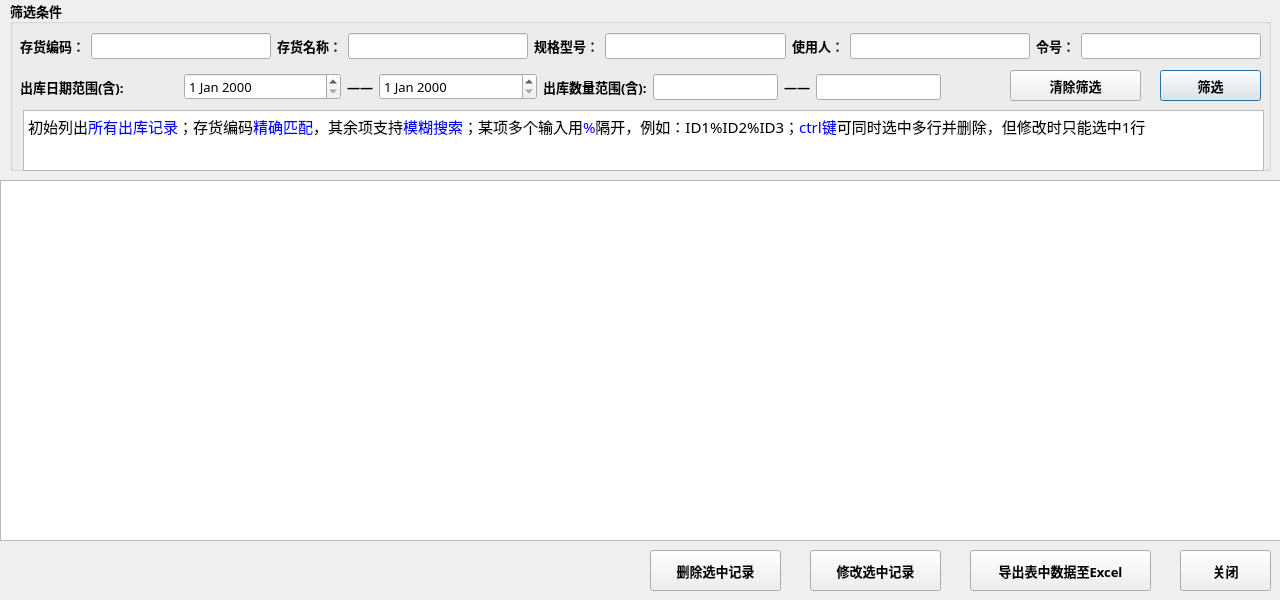
<?xml version="1.0" encoding="UTF-8"?>
<ui version="4.0">
 <class>out_info</class>
 <widget class="QDialog" name="out_info">
  <property name="geometry">
   <rect>
    <x>0</x>
    <y>0</y>
    <width>1280</width>
    <height>600</height>
   </rect>
  </property>
  <property name="windowTitle">
   <string>出库信息管理</string>
  </property>
  <widget class="QTableView" name="tableView">
   <property name="geometry">
    <rect>
     <x>0</x>
     <y>180</y>
     <width>1281</width>
     <height>361</height>
    </rect>
   </property>
  </widget>
  <widget class="QGroupBox" name="groupBox">
   <property name="geometry">
    <rect>
     <x>10</x>
     <y>0</y>
     <width>1261</width>
     <height>171</height>
    </rect>
   </property>
   <property name="font">
    <font>
     <family>微软雅黑</family>
     <pointsize>10</pointsize>
     <weight>75</weight>
     <bold>true</bold>
    </font>
   </property>
   <property name="title">
    <string>筛选条件</string>
   </property>
   <widget class="QWidget" name="horizontalLayoutWidget">
    <property name="geometry">
     <rect>
      <x>10</x>
      <y>30</y>
      <width>1241</width>
      <height>32</height>
     </rect>
    </property>
    <layout class="QHBoxLayout" name="horizontalLayout">
     <item>
      <widget class="QLabel" name="label">
       <property name="text">
        <string>存货编码：</string>
       </property>
      </widget>
     </item>
     <item>
      <widget class="QLineEdit" name="id">
       <property name="font">
        <font>
         <weight>50</weight>
         <bold>false</bold>
        </font>
       </property>
      </widget>
     </item>
     <item>
      <widget class="QLabel" name="label_2">
       <property name="text">
        <string>存货名称：</string>
       </property>
      </widget>
     </item>
     <item>
      <widget class="QLineEdit" name="name">
       <property name="font">
        <font>
         <weight>50</weight>
         <bold>false</bold>
        </font>
       </property>
      </widget>
     </item>
     <item>
      <widget class="QLabel" name="label_9">
       <property name="text">
        <string>规格型号：</string>
       </property>
      </widget>
     </item>
     <item>
      <widget class="QLineEdit" name="spec_lineEdit">
       <property name="font">
        <font>
         <weight>50</weight>
         <bold>false</bold>
        </font>
       </property>
      </widget>
     </item>
     <item>
      <widget class="QLabel" name="label_7">
       <property name="text">
        <string>使用人：</string>
       </property>
      </widget>
     </item>
     <item>
      <widget class="QLineEdit" name="user_lineEdit">
       <property name="font">
        <font>
         <weight>50</weight>
         <bold>false</bold>
        </font>
       </property>
      </widget>
     </item>
     <item>
      <widget class="QLabel" name="label_8">
       <property name="text">
        <string>令号：</string>
       </property>
      </widget>
     </item>
     <item>
      <widget class="QLineEdit" name="agree_lineEdit">
       <property name="font">
        <font>
         <weight>50</weight>
         <bold>false</bold>
        </font>
       </property>
      </widget>
     </item>
    </layout>
   </widget>
   <widget class="QWidget" name="horizontalLayoutWidget_2">
    <property name="geometry">
     <rect>
      <x>10</x>
      <y>71</y>
      <width>921</width>
      <height>32</height>
     </rect>
    </property>
    <layout class="QHBoxLayout" name="horizontalLayout_2" stretch="10,10,1,10,0,0,0,0">
     <item>
      <widget class="QLabel" name="label_3">
       <property name="text">
        <string>出库日期范围(含):</string>
       </property>
      </widget>
     </item>
     <item>
      <widget class="QDateEdit" name="st_dateEdit">
       <property name="font">
        <font>
         <weight>50</weight>
         <bold>false</bold>
        </font>
       </property>
      </widget>
     </item>
     <item>
      <widget class="QLabel" name="label_4">
       <property name="text">
        <string>——</string>
       </property>
      </widget>
     </item>
     <item>
      <widget class="QDateEdit" name="ed_dateEdit">
       <property name="font">
        <font>
         <weight>50</weight>
         <bold>false</bold>
        </font>
       </property>
      </widget>
     </item>
     <item>
      <widget class="QLabel" name="label_5">
       <property name="text">
        <string>出库数量范围(含):</string>
       </property>
      </widget>
     </item>
     <item>
      <widget class="QLineEdit" name="st_num">
       <property name="font">
        <font>
         <weight>50</weight>
         <bold>false</bold>
        </font>
       </property>
      </widget>
     </item>
     <item>
      <widget class="QLabel" name="label_10">
       <property name="text">
        <string>——</string>
       </property>
      </widget>
     </item>
     <item>
      <widget class="QLineEdit" name="ed_num">
       <property name="font">
        <font>
         <weight>50</weight>
         <bold>false</bold>
        </font>
       </property>
      </widget>
     </item>
    </layout>
   </widget>
   <widget class="QPushButton" name="query_btn">
    <property name="geometry">
     <rect>
      <x>1150</x>
      <y>70</y>
      <width>101</width>
      <height>31</height>
     </rect>
    </property>
    <property name="font">
     <font>
      <family>微软雅黑</family>
      <pointsize>10</pointsize>
     </font>
    </property>
    <property name="text">
     <string>筛选</string>
    </property>
   </widget>
   <widget class="QPushButton" name="clear_query_btn">
    <property name="geometry">
     <rect>
      <x>1000</x>
      <y>70</y>
      <width>131</width>
      <height>31</height>
     </rect>
    </property>
    <property name="font">
     <font>
      <family>微软雅黑</family>
      <pointsize>10</pointsize>
     </font>
    </property>
    <property name="text">
     <string>清除筛选</string>
    </property>
   </widget>
   <widget class="QTextEdit" name="textEdit">
    <property name="geometry">
     <rect>
      <x>13</x>
      <y>110</y>
      <width>1241</width>
      <height>61</height>
     </rect>
    </property>
    <property name="readOnly">
     <bool>true</bool>
    </property>
    <property name="html">
     <string>&lt;!DOCTYPE HTML PUBLIC &quot;-//W3C//DTD HTML 4.0//EN&quot; &quot;http://www.w3.org/TR/REC-html40/strict.dtd&quot;&gt;
&lt;html&gt;&lt;head&gt;&lt;meta name=&quot;qrichtext&quot; content=&quot;1&quot; /&gt;&lt;style type=&quot;text/css&quot;&gt;
p, li { white-space: pre-wrap; }
&lt;/style&gt;&lt;/head&gt;&lt;body style=&quot; font-family:'微软雅黑'; font-size:10pt; font-weight:600; font-style:normal;&quot;&gt;
&lt;p style=&quot; margin-top:0px; margin-bottom:0px; margin-left:0px; margin-right:0px; -qt-block-indent:0; text-indent:0px;&quot;&gt;&lt;span style=&quot; font-size:11pt; font-weight:400;&quot;&gt;初始列出&lt;/span&gt;&lt;span style=&quot; font-size:11pt; font-weight:400; color:#0000ff;&quot;&gt;所有出库记录&lt;/span&gt;&lt;span style=&quot; font-size:11pt; font-weight:400;&quot;&gt;；存货编码&lt;/span&gt;&lt;span style=&quot; font-size:11pt; font-weight:400; color:#0000ff;&quot;&gt;精确匹配&lt;/span&gt;&lt;span style=&quot; font-size:11pt; font-weight:400;&quot;&gt;，其余项支持&lt;/span&gt;&lt;span style=&quot; font-size:11pt; font-weight:400; color:#0000ff;&quot;&gt;模糊搜索&lt;/span&gt;&lt;span style=&quot; font-size:11pt; font-weight:400;&quot;&gt;；某项多个输入用&lt;/span&gt;&lt;span style=&quot; font-size:11pt; font-weight:400; color:#0000ff;&quot;&gt;%&lt;/span&gt;&lt;span style=&quot; font-size:11pt; font-weight:400;&quot;&gt;隔开，例如：ID1%ID2%ID3；&lt;/span&gt;&lt;span style=&quot; font-size:11pt; font-weight:400; color:#0000ff;&quot;&gt;ctrl键&lt;/span&gt;&lt;span style=&quot; font-size:11pt; font-weight:400;&quot;&gt;可同时选中多行并删除，但修改时只能选中1行&lt;/span&gt;&lt;/p&gt;&lt;/body&gt;&lt;/html&gt;</string>
    </property>
   </widget>
  </widget>
  <widget class="QPushButton" name="del_btn">
   <property name="geometry">
    <rect>
     <x>650</x>
     <y>550</y>
     <width>131</width>
     <height>41</height>
    </rect>
   </property>
   <property name="font">
    <font>
     <family>微软雅黑</family>
     <pointsize>10</pointsize>
     <weight>75</weight>
     <bold>true</bold>
    </font>
   </property>
   <property name="text">
    <string>删除选中记录</string>
   </property>
  </widget>
  <widget class="QPushButton" name="update_btn">
   <property name="geometry">
    <rect>
     <x>810</x>
     <y>550</y>
     <width>131</width>
     <height>41</height>
    </rect>
   </property>
   <property name="font">
    <font>
     <family>微软雅黑</family>
     <pointsize>10</pointsize>
     <weight>75</weight>
     <bold>true</bold>
    </font>
   </property>
   <property name="text">
    <string>修改选中记录</string>
   </property>
  </widget>
  <widget class="QPushButton" name="export_excel">
   <property name="geometry">
    <rect>
     <x>970</x>
     <y>550</y>
     <width>181</width>
     <height>41</height>
    </rect>
   </property>
   <property name="font">
    <font>
     <family>微软雅黑</family>
     <pointsize>10</pointsize>
     <weight>75</weight>
     <bold>true</bold>
    </font>
   </property>
   <property name="text">
    <string>导出表中数据至Excel</string>
   </property>
  </widget>
  <widget class="QPushButton" name="cancel_btn">
   <property name="geometry">
    <rect>
     <x>1180</x>
     <y>550</y>
     <width>91</width>
     <height>41</height>
    </rect>
   </property>
   <property name="font">
    <font>
     <family>微软雅黑</family>
     <pointsize>10</pointsize>
     <weight>75</weight>
     <bold>true</bold>
    </font>
   </property>
   <property name="text">
    <string>关闭</string>
   </property>
  </widget>
 </widget>
 <resources/>
 <connections/>
</ui>
